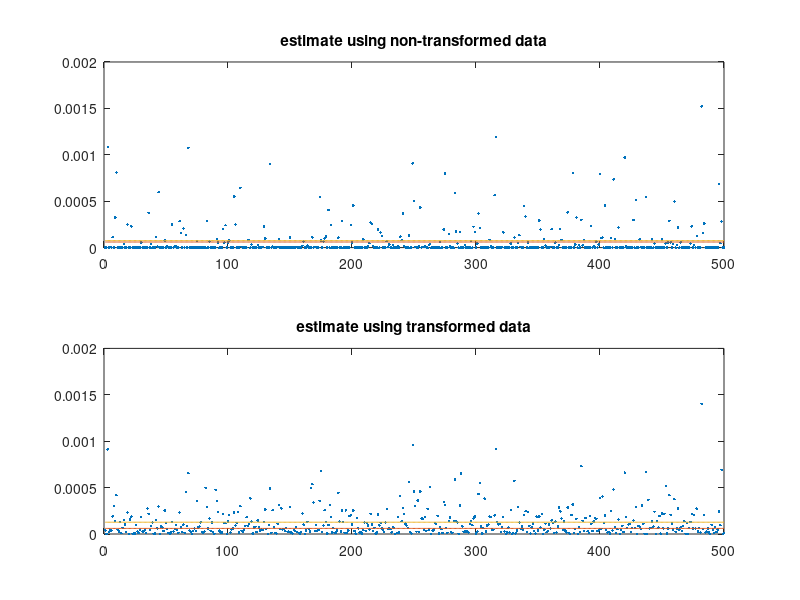

Recreate this plot in MATLAB.
% The purpose of this code is to show an example of a situation in which
% applying some kind of inversion to the data improves the quality of the
% estimate obtained when using POT method. The data is sampled from a beta
% distribution picked specifically so that the situation mimics that of the
% traffic-security situation; i.e. we are looking to estimate the
% probability of the data falling below a certain threshold, and the
% probability of that happening is extremely low, resulting in the probability
% of dipping below such a threshold often being estimated to be zero.


N = 500;           % number of iterations
n = 500;           % number of samples generated each iteration

% parameter values of the beta distribution
a=6;
b=5.5;

% initial values when minimizing nagtive log-likelihood fcn.
beta_init = [1 -1];
inv_init = [1 1];                                                                                                 % plot(linspace(0,1,1000), betapdf(linspace(0,1,1000),a,b) )

p = betacdf(0.08,a,b);  % true value of probability we are trying to estimate = 6.0178e-05
psave = zeros(2,N);     % saves estimates for each iteration
trans = @(x) 1./x.^4    % specifies the type of transformation to use

u0 = -0.08;             % we are estimating P(X>u0)
u0_inv = trans(-u0);    % corresponding threshold for transformed data
u_beta = -0.4;          % threshold used when applying POT method
u_inv = trans(-u_beta); % corresponding threshold for transformed data


for k=1:N
    beta_sample = betarnd(a*ones(1,n), b*ones(1,n));
    inv_sample = trans(beta_sample);  % inverted data sample
    beta_sample = -beta_sample;       % negate data so that we can apply POT method

    % find exceedences
    beta_exceed = beta_sample(find(beta_sample > u_beta));
    inv_exceed = inv_sample(find(inv_sample > u_inv));

    negL = @(par, data, u) -sum( log(gppdf(data,par(2),par(1),u)) );

    par_beta = fminsearch(@(par) negL(par, beta_exceed, u_beta), beta_init)
    par_inv = fminsearch(@(par) negL(par, inv_exceed, u_inv), inv_init)

    pu = length(beta_exceed)/n;
    p0_beta = pu*(max(0,1 + par_beta(2)*(u0 - u_beta)/par_beta(1)) )^(-1/par_beta(2))

    pu = length(inv_exceed)/n;
    p0_inv = pu*(max(0,1 + par_inv(2)*(u0_inv - u_inv)/par_inv(1)) )^(-1/par_inv(2))

    % save estimates
    psave(:,k) = [p0_beta;p0_inv];
end

%%
m_beta = mean(psave(1,:));
m_inv = mean(psave(2,:));
avg_error_beta = sqrt(sum((psave(1,:)-p).^2)/N)
avg_error_inv = sqrt(sum((psave(2,:)-p).^2)/N)
clf
subplot(211)
plot(psave(1,:),'.'); hold on; plot(ones(1,N)*p); plot(ones(1,N)*m_beta)
title('estimate using non-transformed data')
subplot(212)
plot(psave(2,:),'.')
title('estimate using transformed data'); hold on; plot(ones(1,N)*p); plot(ones(1,N)*m_inv)
